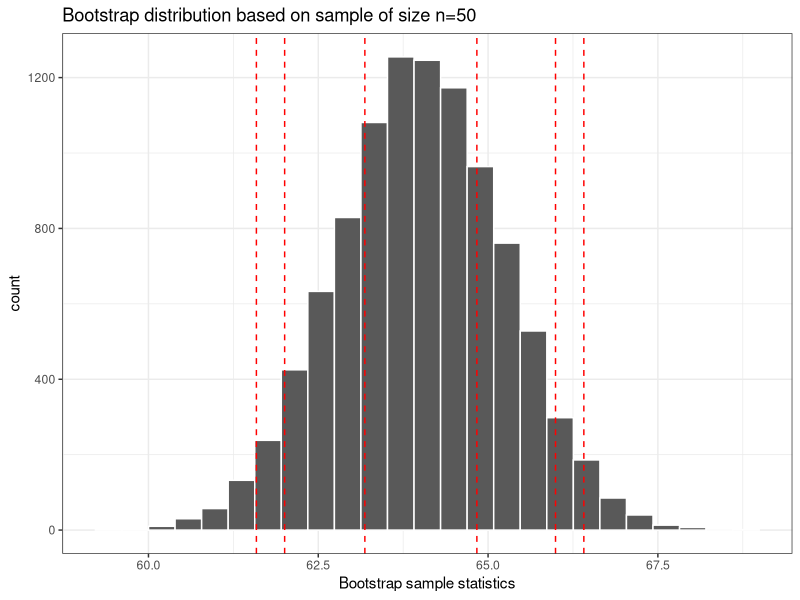

The R source for this figure:
## ---- chunk 1
#| echo: false
#| message: false
library(tidyverse)
bs_stats <- data.frame(x=rnorm(10000,64,1.22))
quantiles <- round(quantile(bs_stats$x,c(0.025,0.05,0.25,0.75,0.95,0.975)),3)
ggplot(bs_stats,aes(x))+
  geom_histogram(color="white",bins=25)+
  #scale_x_continuous(limits=c(0,.4))+
  theme_bw()+
  labs(title="Bootstrap distribution based on sample of size n=50",
       x="Bootstrap sample statistics")+
  geom_vline(xintercept = quantiles,color="red",linetype=2)
quantiles
